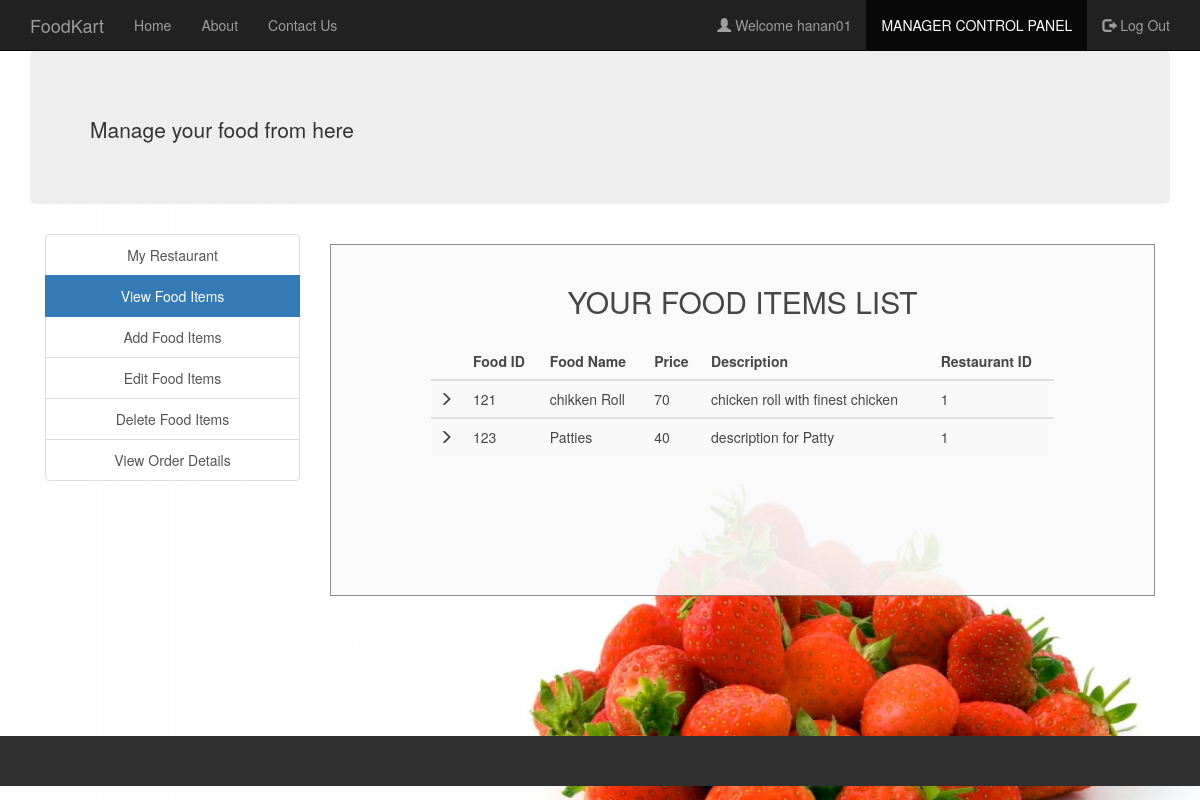
Screenshot of /view_food_items.php (signed in) with the database file from the repository.
### tables this page shows
CREATE TABLE `manager` (
  `username` varchar(30) NOT NULL,
  `fullname` varchar(30) NOT NULL,
  `email` varchar(30) NOT NULL,
  `contact` varchar(30) NOT NULL,
  `address` varchar(50) NOT NULL,
  `password` varchar(30) NOT NULL
);

CREATE TABLE `food` (
  `F_ID` int(30) NOT NULL,
  `name` varchar(30) NOT NULL,
  `price` int(30) NOT NULL,
  `description` varchar(200) NOT NULL,
  `R_ID` int(30) NOT NULL,
  `images_path` varchar(200) NOT NULL
);

### session_m.php (called while the page is built, shortened)
<?php
$conn = Connect();
$user_check=$_SESSION['login_user1'];
$query = "SELECT username FROM MANAGER WHERE username = '$user_check'";
$ses_sql = mysqli_query($conn, $query);
$row = mysqli_fetch_assoc($ses_sql);
$login_session =$row['username'];
?>

### view_food_items.php (the view, shortened to what this page needs)
<?php
include('session_m.php');
?>
<!DOCTYPE html>
<html>
  <head>
  </head>
  <link rel="stylesheet" type = "text/css" href ="css/view_food_items.css">
  <link rel="stylesheet" type = "text/css" href ="css/bootstrap.min.css">
  <body>
    <nav class="navbar navbar-inverse navbar-fixed-top navigation-clean-search" role="navigation">
      <div class="container">
        <div class="navbar-header">
          <a class="navbar-brand" href="index.php">FoodKart</a>
        </div>
        <div class="collapse navbar-collapse " id="myNavbar">
          <ul class="nav navbar-nav">
            <li><a href="index.php">Home</a></li>
            <li><a href="aboutus.php">About</a></li>
            <li><a href="contactus.php">Contact Us</a></li>
          </ul>
          <ul class="nav navbar-nav navbar-right">
            <li><a href="#"><span class="glyphicon glyphicon-user"></span> Welcome <?php echo $login_session; ?> </a></li>
            <li class="active"> <a href="managerlogin.php">MANAGER CONTROL PANEL</a></li>
            <li><a href="logout_m.php"><span class="glyphicon glyphicon-log-out"></span> Log Out </a></li>
          </ul>
        </div>
      </div>
    </nav>
<div class="container">
    <div class="jumbotron">
        <h1><marquee><p>Manage your food from here</p></marquee></h1>
    </div>
    </div>
<div class="container">
    	<div class="col-xs-3" style="text-align: center;">
    	<div class="list-group">
    		<a href="myrestaurant.php" class="list-group-item ">My Restaurant</a>
    		<a href="view_food_items.php" class="list-group-item active">View Food Items</a>
    		<a href="add_food_items.php" class="list-group-item ">Add Food Items</a>
    		<a href="edit_food_items.php" class="list-group-item ">Edit Food Items</a>
    		<a href="delete_food_items.php" class="list-group-item ">Delete Food Items</a>
        <a href="view_order_details.php" class="list-group-item ">View Order Details</a>
    	</div>
    </div>
    <div class="col-xs-9">
      <div class="form-area" style="padding: 0px 100px 100px 100px;">
        <form action="" method="POST">
        <br style="clear: both">
          <h3 style="margin-bottom: 25px; text-align: center; font-size: 30px;"> YOUR FOOD ITEMS LIST </h3>
<?php
$user_check=$_SESSION['login_user1'];
$sql = "SELECT * FROM food f WHERE f.R_ID IN (SELECT r.R_ID FROM RESTAURANTS r WHERE r.M_ID='$user_check') ORDER BY F_ID";
$result = mysqli_query($conn, $sql);
if (mysqli_num_rows($result) > 0)
{
  ?>
  <table class="table table-striped">
    <thead class="thead-dark">
      <tr>
        <th>  </th>
        <th> Food ID </th>
        <th> Food Name </th>
        <th> Price </th>
        <th> Description </th>
        <th> Restaurant ID </th>
      </tr>
    </thead>
    <?PHP
      while($row = mysqli_fetch_assoc($result)){
    ?>
  <tbody>
    <tr>
      <td> <span class="glyphicon glyphicon-menu-right"></span> </td>
      <td><?php echo $row["F_ID"]; ?></td>
      <td><?php echo $row["name"]; ?></td>
      <td><?php echo $row["price"]; ?></td>
      <td><?php echo $row["description"]; ?></td>
      <td><?php echo $row["R_ID"]; ?></td>
    </tr>
  </tbody>
  <?php } ?>
  </table>
    <br>
  <?php } else { ?>
  <h4><center>0 RESULTS</center> </h4>
  <?php } ?>
        </form>
        </div>
    </div>
</div>
<br>
<br>
<br>
<br>
  </body>
  <footer class="container-fluid bg-4 text-center">
  <br>
  <br>
  </footer>
</html>

### css/view_food_items.css (style rules this page uses)
body,html { height: 100%; }
body { padding-top: 50px; background-image: url('headerimg2.jpg'); background-repeat: repeat; background-size: 100%; }
.bg-4 { background-color: #2f2f2f; color: #ffffff; }
footer { display: block; }
.form-area { background-color: #FAFAFA; padding: 10px 40px 60px; margin: 10px 0px 60px; border: 1px solid GREY; opacity:0.9; }

### rows the page displays
manager: username "hanan01"
food: F_ID "121", name "chikken Roll", price "70", description "chicken roll with finest chicken", R_ID "1"
food: F_ID "123", name "Patties", price "40", description "description for Patty", R_ID "1"
